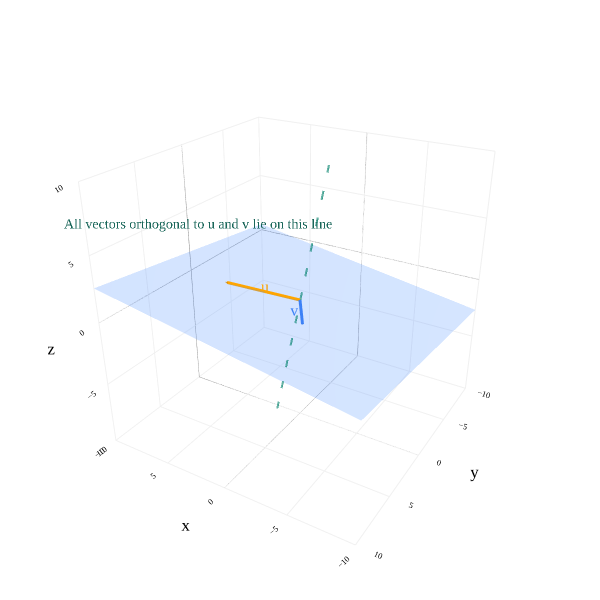

This figure's notebook cell:
### Markdown cell above
The standard form of a plane in $\mathbb{R}^3$ is $$ax + by + cz + d = 0$$ We know that the plane spanned by two vectors in $\mathbb{R}^3$ must contain the zero vector, since $0{\color{orange} \vec u} + 0{\color{#3d81f6} \vec v} = \vec 0$. This means that the point $(x, y, z) = (0, 0, 0)$ must satisfy the equation of the plane. Plugging in $(x, y, z) = (0, 0, 0)$ into $ax + by + cz + d = 0$ gives us $d = 0$.

So, I'm searching for a plane of the form $ax + by + cz = 0$. Plugging in $\color{orange} \vec u = \begin{bmatrix} u_1 \\ u_2 \\ u_3 \end{bmatrix}$ tells me that $a$, $b$, and $c$ must satisfy

$$a{\color{orange} u_1} + b{\color{orange} u_2} + c{\color{orange} u_3} = 0$$

Similarly, $a$, $b$, and $c$ must also satisfy

$$a{\color{#3d81f6} v_1} + b{\color{#3d81f6} v_2} + c{\color{#3d81f6} v_3} = 0$$

Look closely. The left-hand side of both equations looks a lot like the dot product of $\begin{bmatrix} a \\ b \\ c \end{bmatrix}$ with each of $\color{orange} \vec u$ and $\color{#3d81f6} \vec v$. Since those dot products must both be 0 (coming from the right-hand side of each equation), we're really just looking for a vector $\begin{bmatrix} a \\ b \\ c \end{bmatrix}$ that's orthogonal to both $\color{orange} \vec u$ and $\color{#3d81f6} \vec v$.

There are infinitely many vectors orthogonal to a particular pair of vectors $\color{orange} \vec u$ and $\color{#3d81f6} \vec v$, meaning there are infinitely many possible values of $a$, $b$, and $c$ that satisfy the above equations. (There are 2 equations but 3 unknowns, so we'd expect there to be infinitely many solutions.) 

But, one property that all of these vectors share is that they all point in the same direction – if $\begin{bmatrix} a \\ b \\ c \end{bmatrix}$ is orthogonal to $\color{orange} \vec u$ and $\color{#3d81f6} \vec v$, then so is any non-zero scalar multiple of $\begin{bmatrix} a \\ b \\ c \end{bmatrix}$.

### Code cell
from utils import plot_vectors
import numpy as np
import plotly.graph_objects as go

v1 = (5, 2, 1)
v2 = (-2, 3, 0)

fig = plot_vectors([(v1, "orange", r"u"), 
                    (v2, "#3d81f6", r"v"),
                    ], show_axis_labels=True, vdeltax=1, vdeltay=1)

# Add the plane spanned by v1 and v2
plane_extent = 20
num_points = 3

s_range = np.linspace(-plane_extent, plane_extent, num_points)
t_range = np.linspace(-plane_extent, plane_extent, num_points)
s_grid, t_grid = np.meshgrid(s_range, t_range)

plane_x = s_grid * v1[0] + t_grid * v2[0]
plane_y = s_grid * v1[1] + t_grid * v2[1]
plane_z = s_grid * v1[2] + t_grid * v2[2]

fig.add_trace(go.Surface(
    x=plane_x,
    y=plane_y,
    z=plane_z,
    opacity=0.8,
    colorscale=[[0, 'rgba(61,129,246,0.3)'], [1, 'rgba(61,129,246,0.3)']],
    showscale=False,
))

# Compute the cross product of v1 and v2
v1_arr = np.array(v1)
v2_arr = np.array(v2)
cross = np.cross(v1_arr, v2_arr)

# Draw the line spanned by the cross product through the origin as a dotted line
line_extent = 10
line_points = np.linspace(-line_extent, line_extent, 2)
line_x = line_points * cross[0]
line_y = line_points * cross[1]
line_z = line_points * cross[2]

fig.add_trace(
    go.Scatter3d(
        x=line_x,
        y=line_y,
        z=line_z,
        mode="lines",
        line=dict(color="rgba(0,77,64,0.6)", width=3, dash="dot"),
        showlegend=False,
        hoverinfo="skip"
    ),
)
# Add annotation at the midpoint of the line in the same color
mid_idx = len(line_points) // 2
fig.add_trace(
    go.Scatter3d(
        x=[5],y=[5],z=[5],
        mode="text",
        text=["All vectors orthogonal to u and v lie on this line"],
        textposition="top center",
        textfont=dict(color="rgba(0,77,64,0.9)", size=14),
        showlegend=False,
        hoverinfo="skip"
    )
)

fig.update_xaxes(
    scaleanchor="y",
    scaleratio=1,
    tickvals=np.arange(-10, 10, 1)
)

fig.update_yaxes(
    scaleanchor="x",
    scaleratio=1,
    tickvals=np.arange(-10, 10, 1)
)

fig.update_layout(
    scene=dict(
        xaxis=dict(range=[-10, 10]),
        yaxis=dict(range=[-10, 10]),
        zaxis=dict(range=[-10, 10]),
        aspectmode='cube',
    ),
    width=600,
    height=600,
    scene_camera=dict(
        eye=dict(x=-1.2, y=2, z=1.2)
    ),
)

fig.show()

### Figure 1 — Plotly figure (JSON) as saved in the notebook; plotly's stock layout.template omitted (floating-point values rounded to 4 significant figures)
{"data": [{"hovertemplate": "(%{x}, %{y}, %{z})<extra></extra>", "line": {"color": "orange", "width": 6}, "mode": "lines", "showlegend": false, "type": "scatter3d", "x": [0, 5], "y": [0, 2], "z": [0, 1]}, {"colorscale": [[0, "orange"], [1, "orange"]], "hoverinfo": "skip", "showlegend": false, "showscale": false, "sizemode": "raw", "sizeref": 0.4, "type": "cone", "u": [0.5], "v": [0.2], "w": [0.1], "x": [5], "y": [2], "z": [1]}, {"hoverinfo": "skip", "mode": "text", "showlegend": false, "text": ["u"], "textfont": {"color": "orange", "family": "Palatino", "size": 16}, "textposition": "middle center", "type": "scatter3d", "x": [2.686], "y": [0.5358], "z": [0.5]}, {"hovertemplate": "(%{x}, %{y}, %{z})<extra></extra>", "line": {"color": "#3d81f6", "width": 6}, "mode": "lines", "showlegend": false, "type": "scatter3d", "x": [0, -2], "y": [0, 3], "z": [0, 0]}, {"colorscale": [[0, "#3d81f6"], [1, "#3d81f6"]], "hoverinfo": "skip", "showlegend": false, "showscale": false, "sizemode": "raw", "sizeref": 0.4, "type": "cone", "u": [-0.2], "v": [0.3], "w": [0], "x": [-2], "y": [3], "z": [0]}, {"hoverinfo": "skip", "mode": "text", "showlegend": false, "text": ["v"], "textfont": {"color": "#3d81f6", "family": "Palatino", "size": 16}, "textposition": "middle center", "type": "scatter3d", "x": [-0.584], "y": [1.777], "z": [0]}, {"colorscale": [[0, "rgba(61,129,246,0.3)"], [1, "rgba(61,129,246,0.3)"]], "opacity": 0.8, "showscale": false, "type": "surface", "x": [[-60.0, 40.0, 140.0], [-100.0, 0.0, 100.0], [-140.0, -40.0, 60.0]], "y": [[-100.0, -60.0, -20.0], [-40.0, 0.0, 40.0], [20.0, 60.0, 100.0]], "z": [[-20.0, 0.0, 20.0], [-20.0, 0.0, 20.0], [-20.0, 0.0, 20.0]]}, {"hoverinfo": "skip", "line": {"color": "rgba(0,77,64,0.6)", "dash": "dot", "width": 3}, "mode": "lines", "showlegend": false, "type": "scatter3d", "x": [30.0, -30.0], "y": [20.0, -20.0], "z": [-190.0, 190.0]}, {"hoverinfo": "skip", "mode": "text", "showlegend": false, "text": ["All vectors orthogonal to u and v lie on this line"], "textfont": {"color": "rgba(0,77,64,0.9)", "size": 14}, "textposition": "top center", "type": "scatter3d", "x": [5], "y": [5], "z": [5]}], "layout": {"font": {"color": "black", "family": "Palatino", "size": 14}, "height": 600, "margin": {"b": 0, "l": 0, "r": 0, "t": 0}, "paper_bgcolor": "white", "plot_bgcolor": "white", "scene": {"aspectmode": "cube", "aspectratio": {"x": 1.2, "y": 1.2, "z": 0.8}, "bgcolor": "white", "camera": {"eye": {"x": -1.2, "y": 2, "z": 1.2}}, "xaxis": {"backgroundcolor": "white", "gridcolor": "#f0f0f0", "range": [-10, 10], "showbackground": true, "tickfont": {"size": 10}, "title": {"text": "x"}, "zerolinecolor": "gray"}, "yaxis": {"backgroundcolor": "white", "gridcolor": "#f0f0f0", "range": [-10, 10], "showbackground": true, "tickfont": {"size": 10}, "title": {"text": "y"}, "zerolinecolor": "gray"}, "zaxis": {"backgroundcolor": "white", "gridcolor": "#f0f0f0", "range": [-10, 10], "showbackground": true, "tickfont": {"size": 10}, "title": {"text": "z"}, "zerolinecolor": "gray"}}, "width": 600, "xaxis": {"scaleanchor": "y", "scaleratio": 1, "tickvals": [-10, -9, -8, -7, -6, -5, -4, -3, -2, -1, 0, 1, 2, 3, 4, 5, 6, 7, 8, 9]}, "yaxis": {"scaleanchor": "x", "scaleratio": 1, "tickvals": [-10, -9, -8, -7, -6, -5, -4, -3, -2, -1, 0, 1, 2, 3, 4, 5, 6, 7, 8, 9]}}}
